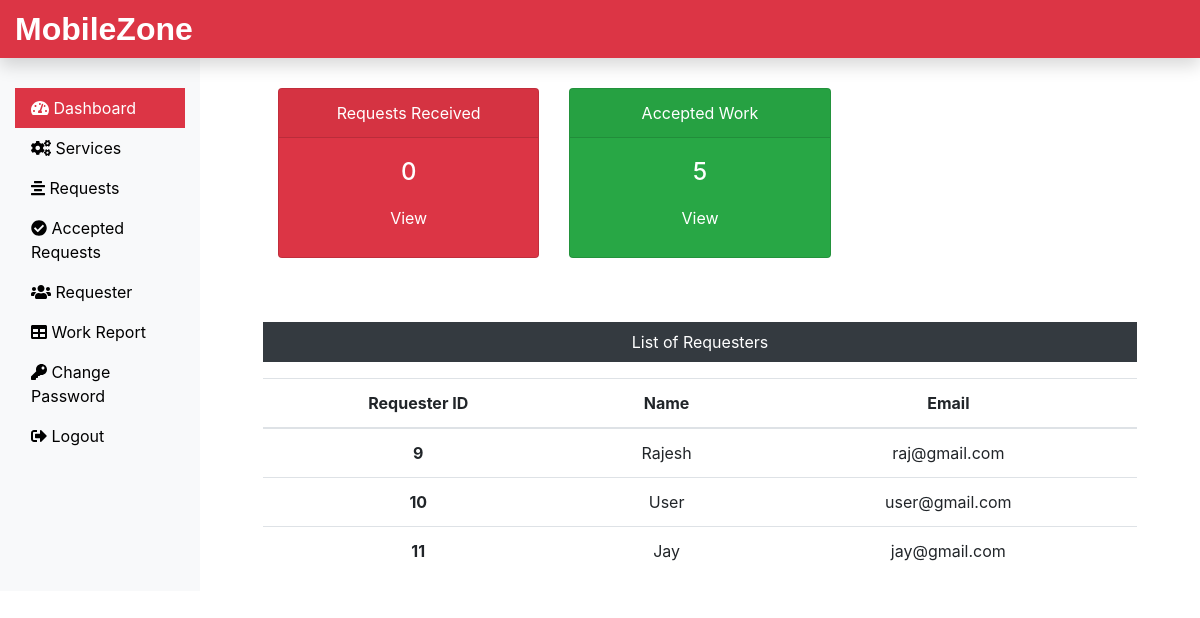
The page /mobilezone/Admin/dashboard.php (signed in) on the database its author committed.
### tables this page shows
CREATE TABLE `requesterlogin_tb` (
  `r_login_id` int(11) NOT NULL,
  `r_name` varchar(60) NOT NULL,
  `r_email` varchar(60) NOT NULL,
  `r_password` varchar(60) NOT NULL
);

### mobilezone/Admin/dashboard.php (the view, shortened to what this page needs)
<?php
include('includes/header.php');
include('../dbConnection.php');
 $sql = "SELECT COUNT(*) FROM submitrequest_tb";
 $result = $conn->query($sql);
 $row = mysqli_fetch_row($result);
 $submitrequest = $row[0];
 $sql = "SELECT COUNT(*) FROM accepted_requests_tb";
 $result = $conn->query($sql);
 $row = mysqli_fetch_row($result);
 $acceptedwork = $row[0];
?>
<div class="col-sm-9 col-md-10">
  <div class="row mx-5 text-center">
    <div class="col-sm-4 mt-5">
      <div class="card text-white bg-danger mb-3" style="max-width: 18rem;">
        <div class="card-header">Requests Received</div>
        <div class="card-body">
          <h4 class="card-title">
            <?php echo $submitrequest; ?>
          </h4>
          <a class="btn text-white" href="request.php">View</a>
        </div>
      </div>
    </div>
    <div class="col-sm-4 mt-5">
      <div class="card text-white bg-success mb-3" style="max-width: 18rem;">
        <div class="card-header">Accepted Work</div>
        <div class="card-body">
          <h4 class="card-title">
            <?php echo $acceptedwork; ?>
          </h4>
          <a class="btn text-white" href="accepted_requests.php">View</a>
        </div>
      </div>
    </div>
    <div class="col-sm-4 mt-5">
    </div>
  </div>
  <div class="mx-5 mt-5 text-center">
    <p class=" bg-dark text-white p-2">List of Requesters</p>
    <?php
    $sql = "SELECT * FROM requesterlogin_tb";
    $result = $conn->query($sql);
    if($result->num_rows > 0){
 echo '<table class="table">
  <thead>
   <tr>
    <th scope="col">Requester ID</th>
    <th scope="col">Name</th>
    <th scope="col">Email</th>
   </tr>
  </thead>
  <tbody>';
  while($row = $result->fetch_assoc()){
   echo '<tr>';
    echo '<th scope="row">'.$row["r_login_id"].'</th>';
    echo '<td>'. $row["r_name"].'</td>';
    echo '<td>'.$row["r_email"].'</td>';
  }
 echo '</tbody>
 </table>';
} else {
  echo "0 Result";
}
?>
  </div>
</div>
</div>
</div>
<?php
include('includes/footer.php');
?>

### mobilezone/css/custom.css (style rules this page uses)
a { color: black; }

### rows shown on the page
requesterlogin_tb: r_login_id "9", r_name "Rajesh", r_email "raj@gmail.com"
requesterlogin_tb: r_login_id "10", r_name "User", r_email "user@gmail.com"
requesterlogin_tb: r_login_id "11", r_name "Jay", r_email "jay@gmail.com"

### other values the page prints
$submitrequest "0"
$acceptedwork "5"
